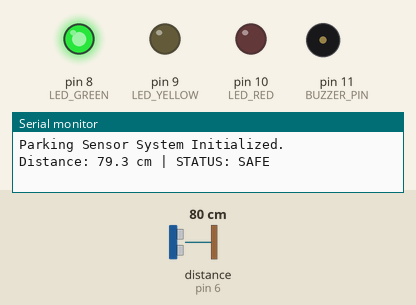
This sketch was run on a simulated Arduino Uno, built with avr-gcc and run on an emulated ATmega328P. Parts: output pins drawn as LEDs (lit = HIGH), buzzer (waves = sounding), the last lines printed to the serial monitor. Wiring (inferred from the names in the program): ultrasonic range finder: trigger pin 5; echo pin 6. Dashed ring = blinking. The inputs (shaded band) are chosen by the test bench; at power-on: distance to the obstacle (sensor on pin 6) 80 cm. The echo pulse lasts 58.3 µs per cm; pins used as bus, display or sensor lines are not drawn.

Above: at 1.2 s.
1.3 s: distance to the obstacle (sensor on pin 6) set to 55 cm
2.8 s: distance to the obstacle (sensor on pin 6) set to 47 cm
At 3.05 s:
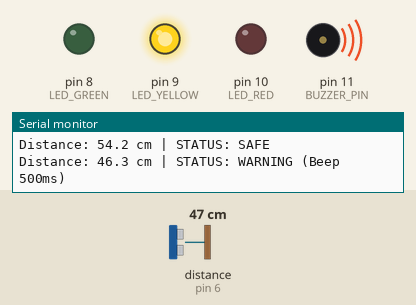
5.8 s: distance to the obstacle (sensor on pin 6) set to 23 cm
8.8 s: distance to the obstacle (sensor on pin 6) set to 19 cm
At 8.9 s:
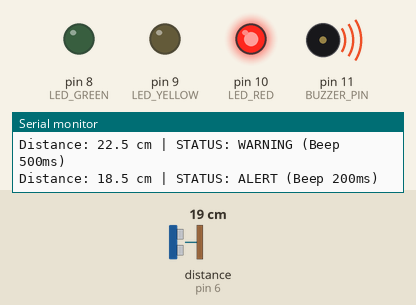
11.8 s: distance to the obstacle (sensor on pin 6) set to 12 cm
14.8 s: distance to the obstacle (sensor on pin 6) set to 9 cm
At 15.05 s:
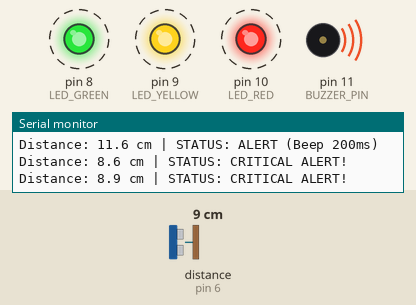
Timing chart, 0 to 18.8 s (numbered marks = the images above; inputs shaded):
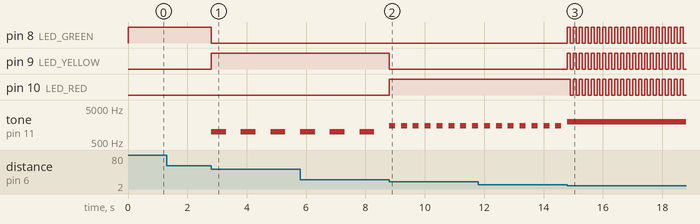

Measured:
- the behaviour switches between 51 and 50 cm on distance to the obstacle (sensor on pin 6) (found by bisection; images 0 and 1)
- the behaviour switches between 21 and 20 cm on distance to the obstacle (sensor on pin 6) (found by bisection; images 1 and 2)
- the behaviour switches between 11 and 10 cm on distance to the obstacle (sensor on pin 6) (found by bisection; images 2 and 3)
- after the input at 2.8 s, pin 8 (LED_GREEN): HIGH → LOW at once; pin 9 (LED_YELLOW): LOW → HIGH at once; tone on pin 11 (BUZZER_PIN): alternates 1000 Hz for 0.50 s and silent for 0.50 s, starting at once
- after the input at 8.8 s, pin 9 (LED_YELLOW): HIGH → LOW at once; pin 10 (LED_RED): LOW → HIGH at once; tone on pin 11 (BUZZER_PIN): alternates 1500 Hz for 0.20 s and silent for 0.20 s, starting at once
- after the input at 14.8 s, pin 8 (LED_GREEN), pin 9 (LED_YELLOW): alternates HIGH for 0.10 s and LOW for 0.10 s, starting at once; pin 10 (LED_RED): alternates HIGH for 0.10 s and LOW for 0.10 s, starting after 0.10 s

The sketch:

parking_sensor.ino
```cpp
/**
 * @file parking_sensor.ino
 * @brief HC-SR04 Ultrasonic Parking Sensor with Multi-Level Alerts.
 *        - Distance > 50cm: Safe, Green LED ON, Buzzer OFF, Serial prints SAFE.
 *        - Distance 20-50cm: Warning, Yellow LED ON, Buzzer beeps every 500ms.
 *        - Distance 10-20cm: Alert, Red LED ON, Buzzer beeps every 200ms.
 *        - Distance < 10cm: Critical, All LEDs flash rapidly, Buzzer continuous.
 *        Uses non-blocking timing (millis()) for buzzer and LED flash cycles.
 *        Course Coursework: Week 3, Assignment Q22
 */

const int TRIG_PIN = 5;
const int ECHO_PIN = 6;

const int LED_GREEN = 8;
const int LED_YELLOW = 9;
const int LED_RED = 10;
const int BUZZER_PIN = 11;

// Timing variables for non-blocking execution
unsigned long lastBuzzerToggle = 0;
bool buzzerActive = false;

unsigned long lastLedToggle = 0;
bool ledFlashState = false;

unsigned long lastSensorRead = 0;
const unsigned long SENSOR_READ_INTERVAL = 100; // Read every 100ms
float currentDistance = 999.0;

unsigned long lastSerialPrint = 0;

void setup() {
  Serial.begin(9600);

  pinMode(TRIG_PIN, OUTPUT);
  pinMode(ECHO_PIN, INPUT);

  pinMode(LED_GREEN, OUTPUT);
  pinMode(LED_YELLOW, OUTPUT);
  pinMode(LED_RED, OUTPUT);
  pinMode(BUZZER_PIN, OUTPUT);

  Serial.println("Parking Sensor System Initialized.");
}

void loop() {
  unsigned long currentMillis = millis();

  // Non-blocking trigger and read of the HC-SR04 sensor every 100ms
  if (currentMillis - lastSensorRead >= SENSOR_READ_INTERVAL) {
    lastSensorRead = currentMillis;

    // Generate 10-microsecond pulse to Trig
    digitalWrite(TRIG_PIN, LOW);
    delayMicroseconds(2);
    digitalWrite(TRIG_PIN, HIGH);
    delayMicroseconds(10);
    digitalWrite(TRIG_PIN, LOW);

    // Measure pulse duration on Echo (timeout set to 30000us = ~5 meters maximum)
    long duration = pulseIn(ECHO_PIN, HIGH, 30000);

    if (duration > 0) {
      // Formula: distance = (duration * 0.034) / 2
      currentDistance = (duration * 0.034) / 2.0;
    } else {
      currentDistance = 999.0; // Out of sensor range
    }
  }

  // Multi-level alert state machine
  if (currentDistance > 50.0) {
    // --- STATE: SAFE ---
    digitalWrite(LED_GREEN, HIGH);
    digitalWrite(LED_YELLOW, LOW);
    digitalWrite(LED_RED, LOW);
    noTone(BUZZER_PIN);
    buzzerActive = false;

    if (currentMillis - lastSerialPrint >= 1000) { // Log once a second
      lastSerialPrint = currentMillis;
      Serial.print("Distance: ");
      Serial.print(currentDistance, 1);
      Serial.println(" cm | STATUS: SAFE");
    }
  }
  else if (currentDistance >= 20.0 && currentDistance <= 50.0) {
    // --- STATE: WARNING ---
    digitalWrite(LED_GREEN, LOW);
    digitalWrite(LED_YELLOW, HIGH);
    digitalWrite(LED_RED, LOW);

    // Beep buzzer every 500ms
    if (currentMillis - lastBuzzerToggle >= 500) {
      lastBuzzerToggle = currentMillis;
      buzzerActive = !buzzerActive;
      if (buzzerActive) {
        tone(BUZZER_PIN, 1000); // 1 kHz beep
      } else {
        noTone(BUZZER_PIN);
      }
    }

    if (currentMillis - lastSerialPrint >= 1000) {
      lastSerialPrint = currentMillis;
      Serial.print("Distance: ");
      Serial.print(currentDistance, 1);
      Serial.println(" cm | STATUS: WARNING (Beep 500ms)");
    }
  }
  else if (currentDistance >= 10.0 && currentDistance < 20.0) {
    // --- STATE: ALERT ---
    digitalWrite(LED_GREEN, LOW);
    digitalWrite(LED_YELLOW, LOW);
    digitalWrite(LED_RED, HIGH);

    // Beep buzzer every 200ms
    if (currentMillis - lastBuzzerToggle >= 200) {
      lastBuzzerToggle = currentMillis;
      buzzerActive = !buzzerActive;
      if (buzzerActive) {
        tone(BUZZER_PIN, 1500); // 1.5 kHz beep
      } else {
        noTone(BUZZER_PIN);
      }
    }

    if (currentMillis - lastSerialPrint >= 500) { // Log twice a second
      lastSerialPrint = currentMillis;
      Serial.print("Distance: ");
      Serial.print(currentDistance, 1);
      Serial.println(" cm | STATUS: ALERT (Beep 200ms)");
    }
  }
  else {
    // --- STATE: CRITICAL ---
    // Continuous buzzer
    tone(BUZZER_PIN, 2000); // 2 kHz high frequency tone

    // Flash all LEDs rapidly (every 100ms)
    if (currentMillis - lastLedToggle >= 100) {
      lastLedToggle = currentMillis;
      ledFlashState = !ledFlashState;
      digitalWrite(LED_GREEN, ledFlashState ? HIGH : LOW);
      digitalWrite(LED_YELLOW, ledFlashState ? HIGH : LOW);
      digitalWrite(LED_RED, ledFlashState ? HIGH : LOW);
    }

    if (currentMillis - lastSerialPrint >= 200) { // Log 5 times a second
      lastSerialPrint = currentMillis;
      Serial.print("Distance: ");
      Serial.print(currentDistance, 1);
      Serial.println(" cm | STATUS: CRITICAL ALERT!");
    }
  }
}
```
